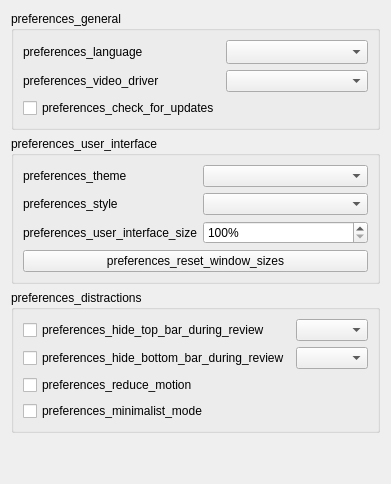
     <widget class="QWidget" name="appearanceTab">
      <attribute name="title">
       <string>preferences_appearance</string>
      </attribute>
      <layout class="QVBoxLayout" name="verticalLayout_8">
       <item>
        <widget class="QGroupBox" name="generalGroup">
         <property name="sizePolicy">
          <sizepolicy hsizetype="Preferred" vsizetype="Preferred">
           <horstretch>0</horstretch>
           <verstretch>0</verstretch>
          </sizepolicy>
         </property>
         <property name="title">
          <string>preferences_general</string>
         </property>
         <layout class="QGridLayout" name="gridLayout_5">
          <item row="0" column="0">
           <widget class="QLabel" name="label_9">
            <property name="text">
             <string>preferences_language</string>
            </property>
            <property name="buddy">
             <cstring>lang</cstring>
            </property>
           </widget>
          </item>
          <item row="1" column="1">
           <widget class="QComboBox" name="video_driver">
            <property name="sizePolicy">
             <sizepolicy hsizetype="Preferred" vsizetype="Fixed">
              <horstretch>0</horstretch>
              <verstretch>0</verstretch>
             </sizepolicy>
            </property>
           </widget>
          </item>
          <item row="1" column="0">
           <widget class="QLabel" name="video_driver_label">
            <property name="text">
             <string>preferences_video_driver</string>
            </property>
            <property name="buddy">
             <cstring>video_driver</cstring>
            </property>
           </widget>
          </item>
          <item row="0" column="1">
           <widget class="QComboBox" name="lang">
            <property name="sizePolicy">
             <sizepolicy hsizetype="Preferred" vsizetype="Fixed">
              <horstretch>0</horstretch>
              <verstretch>0</verstretch>
             </sizepolicy>
            </property>
            <property name="sizeAdjustPolicy">
             <enum>QComboBox::AdjustToMinimumContentsLengthWithIcon</enum>
            </property>
           </widget>
          </item>
          <item row="2" column="0">
           <widget class="QCheckBox" name="check_for_updates">
            <property name="sizePolicy">
             <sizepolicy hsizetype="Fixed" vsizetype="Fixed">
              <horstretch>0</horstretch>
              <verstretch>0</verstretch>
             </sizepolicy>
            </property>
            <property name="text">
             <string>preferences_check_for_updates</string>
            </property>
           </widget>
          </item>
         </layout>
        </widget>
       </item>
       <item>
        <widget class="QGroupBox" name="uiGroup">
         <property name="title">
          <string>preferences_user_interface</string>
         </property>
         <layout class="QGridLayout" name="gridLayout_2">
          <item row="0" column="1">
           <widget class="QComboBox" name="theme"/>
          </item>
          <item row="2" column="1">
           <widget class="QSpinBox" name="uiScale">
            <property name="suffix">
             <string notr="true">%</string>
            </property>
            <property name="minimum">
             <number>100</number>
            </property>
            <property name="maximum">
             <number>200</number>
            </property>
            <property name="singleStep">
             <number>5</number>
            </property>
           </widget>
          </item>
          <item row="1" column="1">
           <widget class="QComboBox" name="styleComboBox">
            <property name="currentText">
             <string/>
            </property>
           </widget>
          </item>
          <item row="1" column="0">
           <widget class="QLabel" name="styleLabel">
            <property name="text">
             <string>preferences_style</string>
            </property>
            <property name="buddy">
             <cstring>styleComboBox</cstring>
            </property>
           </widget>
          </item>
          <item row="0" column="0">
           <widget class="QLabel" name="themeLabel">
            <property name="text">
             <string>preferences_theme</string>
            </property>
            <property name="buddy">
             <cstring>theme</cstring>
            </property>
           </widget>
          </item>
          <item row="2" column="0">
           <widget class="QLabel" name="uiSizeLabel">
            <property name="text">
             <string>preferences_user_interface_size</string>
            </property>
            <property name="buddy">
             <cstring>uiScale</cstring>
            </property>
           </widget>
          </item>
          <item row="3" column="0" colspan="2">
           <widget class="QPushButton" name="resetWindowSizes">
            <property name="text">
             <string>preferences_reset_window_sizes</string>
            </property>
           </widget>
          </item>
         </layout>
        </widget>
       </item>
       <item>
        <widget class="QGroupBox" name="distractionsGroup">
         <property name="title">
          <string>preferences_distractions</string>
         </property>
         <layout class="QGridLayout" name="gridLayout_3">
          <item row="3" column="0">
           <widget class="QCheckBox" name="reduce_motion">
            <property name="sizePolicy">
             <sizepolicy hsizetype="Fixed" vsizetype="Fixed">
              <horstretch>0</horstretch>
              <verstretch>0</verstretch>
             </sizepolicy>
            </property>
            <property name="toolTip">
             <string>preferences_reduce_motion_tooltip</string>
            </property>
            <property name="text">
             <string>preferences_reduce_motion</string>
            </property>
           </widget>
          </item>
          <item row="2" column="0">
           <widget class="QCheckBox" name="hide_bottom_bar">
            <property name="sizePolicy">
             <sizepolicy hsizetype="MinimumExpanding" vsizetype="Fixed">
              <horstretch>0</horstretch>
              <verstretch>0</verstretch>
             </sizepolicy>
            </property>
            <property name="text">
             <string>preferences_hide_bottom_bar_during_review</string>
            </property>
           </widget>
          </item>
          <item row="2" column="1">
           <widget class="QComboBox" name="bottomBarComboBox">
            <property name="sizePolicy">
             <sizepolicy hsizetype="MinimumExpanding" vsizetype="Fixed">
              <horstretch>0</horstretch>
              <verstretch>0</verstretch>
             </sizepolicy>
            </property>
           </widget>
          </item>
          <item row="0" column="0">
           <widget class="QCheckBox" name="hide_top_bar">
            <property name="sizePolicy">
             <sizepolicy hsizetype="MinimumExpanding" vsizetype="Fixed">
              <horstretch>0</horstretch>
              <verstretch>0</verstretch>
             </sizepolicy>
            </property>
            <property name="text">
             <string>preferences_hide_top_bar_during_review</string>
            </property>
           </widget>
          </item>
          <item row="4" column="0">
           <widget class="QCheckBox" name="minimalist_mode">
            <property name="sizePolicy">
             <sizepolicy hsizetype="Fixed" vsizetype="Fixed">
              <horstretch>0</horstretch>
              <verstretch>0</verstretch>
             </sizepolicy>
            </property>
            <property name="toolTip">
             <string>preferences_minimalist_mode_tooltip</string>
            </property>
            <property name="text">
             <string>preferences_minimalist_mode</string>
            </property>
           </widget>
          </item>
          <item row="0" column="1">
           <widget class="QComboBox" name="topBarComboBox">
            <property name="sizePolicy">
             <sizepolicy hsizetype="MinimumExpanding" vsizetype="Fixed">
              <horstretch>0</horstretch>
              <verstretch>0</verstretch>
             </sizepolicy>
            </property>
           </widget>
          </item>
         </layout>
        </widget>
       </item>
       <item>
        <spacer name="verticalSpacer_9">
         <property name="orientation">
          <enum>Qt::Vertical</enum>
         </property>
         <property name="sizeHint" stdset="0">
          <size>
           <width>20</width>
           <height>40</height>
          </size>
         </property>
        </spacer>
       </item>
      </layout>
     </widget>
